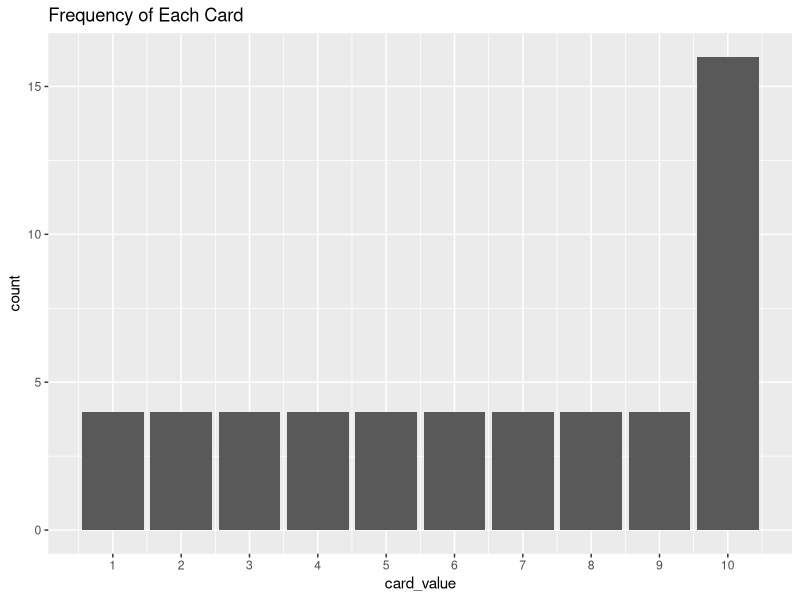
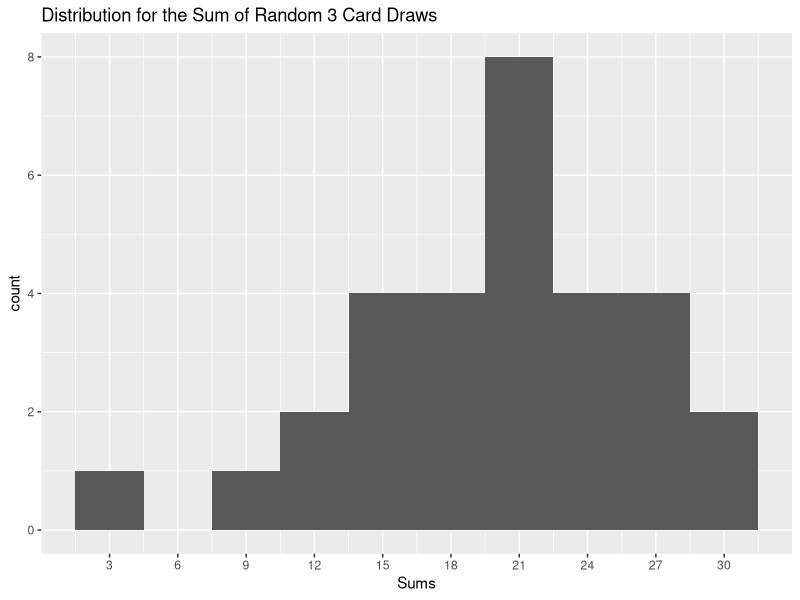

Recreate these plots in R, in order.
## ---- chunk 1
knitr::opts_chunk$set(echo = TRUE)
library(ggplot2)
library(plyr)

deckOfCards <- data.frame(card_value = c(1,1,1,1,
                    2,2,2,2,
                    3,3,3,3,
                    4,4,4,4,
                    5,5,5,5,
                    6,6,6,6,
                    7,7,7,7,
                    8,8,8,8,
                    9,9,9,9,
                    10,10,10,10,
                    10,10,10,10,
                    10,10,10,10,
                    10,10,10,10))

card_draws <- data.frame(c(6,10,5),
                   c(8,10,10),
                   c(5,10,10),
                   c(10,10,5),
                   c(5,4,10),
                   c(2,1,1),
                   c(1,7,10),
                   c(10,10,7),
                   c(8,10,6),
                   c(10,10,1),
                   c(1,10,10),
                   c(10,5,5),
                   c(8,6,10),
                   c(10,9,10),
                   c(4,5,6),
                   c(10,6,10),
                   c(10,10,1),
                   c(10,1,4),
                   c(10,10,10),
                   c(3,10,1),
                   c(7,10,2),
                   c(2,10,6),
                   c(2,4,4),
                   c(1,4,8),
                   c(9,10,9),
                   c(5,7,2),
                   c(4,6,2),
                   c(10,6,4),
                   c(9,1,10),
                   c(7,10,3))

## ---- chunk 2

ggplot(data = deckOfCards, aes(x = card_value)) + 
  geom_bar() +
  scale_x_continuous(breaks = seq(1,10,1)) +
  ggtitle("Frequency of Each Card")

## ---- chunk 3

meanOfDeck <- mean(deckOfCards$card_value)
medianOfDeck <- median(deckOfCards$card_value)

varOfCard <- (deckOfCards$card_value - mean(deckOfCards$card_value))^2
varOfDeck <- mean(varOfCard)
stdOfDeck <- sqrt(mean(varOfDeck))

sprintf("The mean is: %s", round(meanOfDeck, digits = 2))
sprintf("The median is: %s", round(medianOfDeck, digits = 2))
sprintf("The standard deviation is: %s", round(stdOfDeck, digits = 2))

## ---- chunk 4

draw_sums <- as.data.frame((colSums(card_draws)))

draw_sums <- as.data.frame((colSums(card_draws)))
draw_sums <- rename(draw_sums, c("(colSums(card_draws))"="Sums"))

varOfDraws <- (draw_sums$Sums - mean(draw_sums$Sums))^2
varOfSample <- sum(varOfDraws) / 29
stdOfSample <- sqrt(varOfSample)

ggplot(data = draw_sums, aes(x = Sums)) +
  geom_histogram(binwidth = 3) +
  scale_x_continuous(breaks = seq(3,30,3)) +
  ggtitle("Distribution for the Sum of Random 3 Card Draws")

## ---- chunk 5

sprintf("The mean of sample sums is: %s", round(mean(draw_sums$Sums), digits = 2))
sprintf("The median of sample sums is: %s", 
        round(median(draw_sums$Sums), digits = 2))
sprintf("The variance is: %s", round(varOfSample, digits = 2))
sprintf("The standard deviation is: %s", round(stdOfSample, digits = 2))
sprintf("The range of sample sums is: %s", 
        round(max(draw_sums) - min(draw_sums), digits = 2))

sprintf("The interquartile range is: %s",
        round(quantile(draw_sums$Sums)[4] - quantile(draw_sums$Sums)[2], 2))

